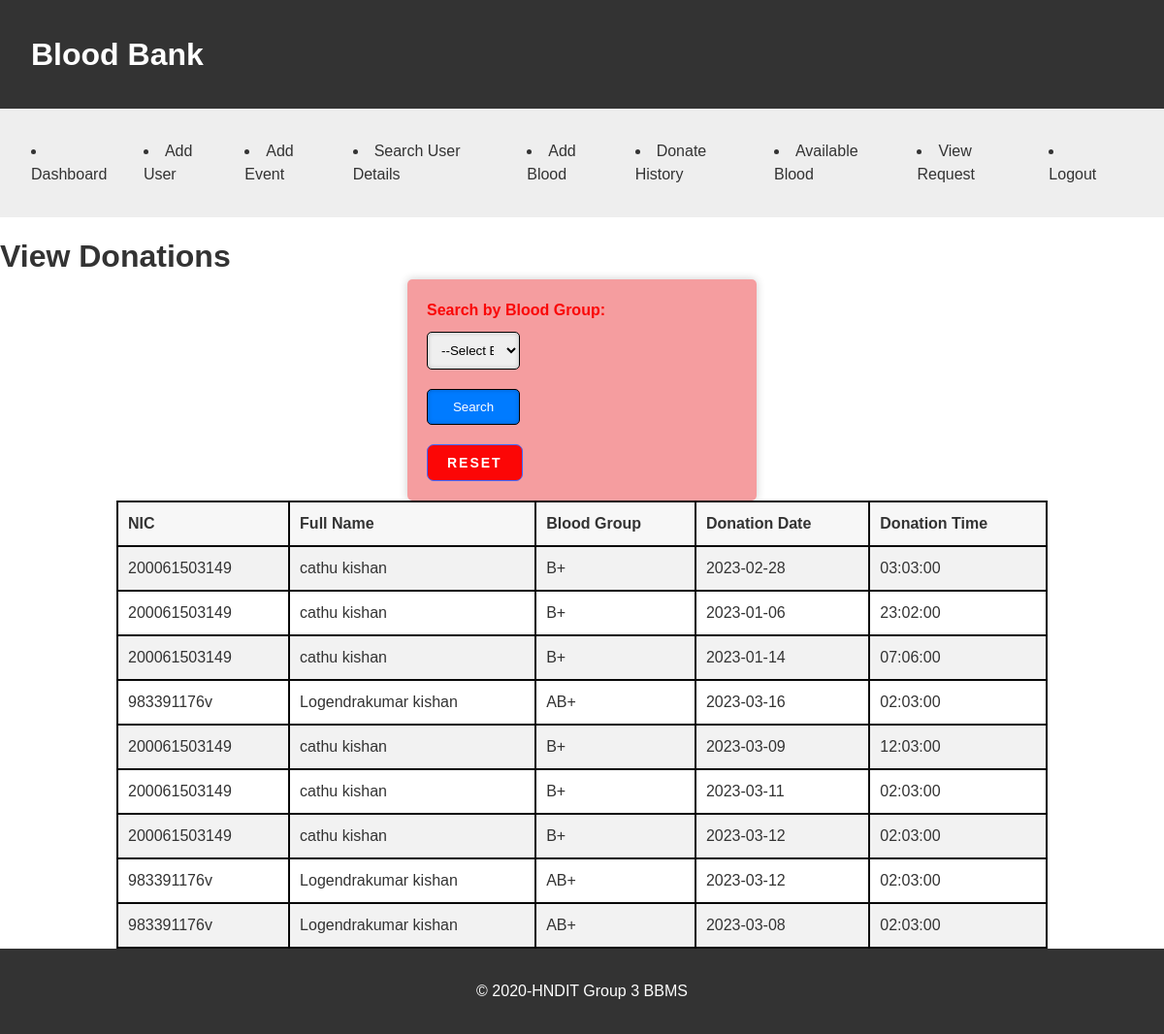
The app's page /admin/donatehistory.php with its own data.
### tables this page shows
CREATE TABLE IF NOT EXISTS `donation` (
  `d_id` int(11) NOT NULL AUTO_INCREMENT,
  `nic_no` varchar(30) NOT NULL,
  `full_name` varchar(30) NOT NULL,
  `blood_group` enum('A+','A-','B+','B-','AB+','AB-','O+','O-') DEFAULT NULL,
  `donation_date` date NOT NULL,
  `donation_time` time NOT NULL,
  PRIMARY KEY (`d_id`),
  KEY `nic_no` (`nic_no`)
);

### admin/donatehistory.php (the view, shortened to what this page needs)
<!DOCTYPE html>
<html>
<head>
    <link rel="stylesheet" href="style/button.css">
    <link rel="stylesheet" href="style/search.css">
	<link rel="stylesheet" href="dash.css">
</head>
<body>
<header class="header">
      <h1>Blood Bank</h1>
    </header>
    <nav>
        <li><a href="adminpage.php">Dashboard</a></li>
        <li><a href="userReg.php">Add User</a></li>
        <li><a href="eventadd.php">Add Event</a></li>
        <li><a href="search.php">Search User Details</a></li>
        <li><a href="adddonate.php">Add Blood</a></li>
		<li><a href="donatehistory.php">Donate History</a></li>
        <li><a href="store.php">Available Blood</a></li>
        <li><a href="viewrequest.php">View Request</a></li>
		<li><a href="logout.php">Logout</a></li>
    </nav>
	<h1>View Donations</h1>
	<form method="GET">
		<label for="blood_group">Search by Blood Group:</label>
		<select name="blood_group" id="blood_group">
        <option value="">--Select Blood Group--</option>
        </select>
		<input type="submit" value="Search">
        <button class ="button" type="button" onclick="window.location.href= 'donatehistory.php';">Reset</button>
	</form>
	<table>
		<tr>
			<th>NIC</th>
			<th>Full Name</th>
            <th>Blood Group </th>
			<th>Donation Date</th>
			<th>Donation Time</th>
		</tr>
		<?php
		include "connection.php";
		if (isset($_GET['blood_group'])) {
			$blood_group = $_GET['blood_group'];
			$sql = "SELECT * FROM donation JOIN personal_info ON donation.nic_no = personal_info.nic_no WHERE personal_info.blood_group = '$blood_group'";
		} else {
			$sql = "SELECT * FROM donation";
		}
		$result = mysqli_query($conn, $sql);
		if ($result->num_rows > 0) {
			while($row = $result->fetch_assoc()) {
				echo "<tr>";
				echo "<td>" . $row['nic_no'] . "</td>";
				echo "<td>" . $row['full_name'] . "</td>";
                echo "<td>" . $row['blood_group'] . "</td>";
				echo "<td>" . $row['donation_date'] . "</td>";
				echo "<td>" . $row['donation_time'] . "</td>";
				echo "</tr>";
			}
		} else {
			echo "No results found.";
		}
		?>
	</table>
    <footer>
      <p>&copy; 2020-HNDIT Group 3 BBMS </p>
    </footer>
</body>
</html>

### admin/style/button.css (style rules this page uses)
.button { position: relative; padding: 10px 20px; border-radius: 7px; border: 1px solid rgb(61, 106, 255); font-size: 14px; text-transform: uppercase; font-weight: 600; letter-spacing: 2px; background:#fc0606; color: #fff; overflow: hidden; box-shadow: 0 0 0 0 transparent; -webkit-transition: all 0.2s ease-in; -moz-transition: all 0.2s ease-in; transition: all 0.2s ease-in; cursor: pointer; }
.button::before { content: ''; display: block; width: 0px; height: 86%; position: absolute; top: 7%; left: 0%; opacity: 0; background: #fff; box-shadow: 0 0 50px 30px #fff; -webkit-transform: skewX(-20deg); -moz-transform: skewX(-20deg); -ms-transform: skewX(-20deg); -o-transform: skewX(-20deg); transform: skewX(-20deg); }

### admin/style/search.css (style rules this page uses)
table { width: 80%; margin: 0 auto; border-collapse: collapse; }
th, td { padding: 10px; border: 2px solid #080808; text-align: left; }
th { background-color: #f7f7f7; font-weight: bold; }
tr:nth-child(even) { background-color: #f2f2f2; }
h1, h2 { margin-top: 0; }
form { width: 30%; background-color: #f49395e7; padding: 20px; border-radius: 5px; box-shadow: 0 0 10px rgba(0, 0, 0, 0.2); margin: 0% auto; }
label { display: block; margin-bottom: 10px; font-weight: bold; color: #fa0707; }
input[type="text"], input[type="date"], input[type="time"], input[type="submit"],input[type="tel"],select { display: block; width: 30%; padding: 10px; margin-bottom: 20px; border: 1px solid #000; border-radius: 5px; box-shadow: inset 0 0 5px rgba(0, 0, 0, 0.2); }
input[type="submit"] { background-color: #007bff; color: #fff; cursor: pointer; }
body { font-family: Arial, sans-serif; font-size: 16px; line-height: 1.5; margin: 0; padding: 0; }
body { font-family: Arial, sans-serif; font-size: 16px; color: #333; display: flex; flex-direction: column; min-height: 100vh; }
header, nav, section, footer { padding: 1em; }
header { background-color: #333; color: #fff; }
footer { background-color: #333; color: #fff; text-align: center; padding: 0em; margin-top: auto; }
nav { background-color: #eee; margin-bottom: 1em; display: flex; justify-content: flex-end; }
nav li { margin-right: 1em; }
nav a { color: #333; text-decoration: none; }

### admin/dash.css (style rules this page uses)
* { margin: 0; padding: 0; box-sizing: border-box; }
body { font-family: Arial, sans-serif; font-size: 16px; color: #333; display: flex; flex-direction: column; min-height: 100vh; }
header, nav, section, footer { padding: 1em; }
header { background-color: #333; color: #fff; }
nav { background-color: #eee; margin-bottom: 1em; display: flex; justify-content: flex-end; }
nav li { margin-right: 1em; }
nav a { color: #333; text-decoration: none; }
footer { background-color: #333; color: #fff; text-align: center; padding: 1em; margin-top: auto; }
@media (min-width: 768px) { header, nav, section, footer { padding: 2em; } }

### records on screen
donation: nic_no "200061503149", full_name "cathu kishan", blood_group "B+", donation_date "2023-02-28", donation_time "03:03:00"
donation: nic_no "200061503149", full_name "cathu kishan", blood_group "B+", donation_date "2023-01-06", donation_time "23:02:00"
donation: nic_no "200061503149", full_name "cathu kishan", blood_group "B+", donation_date "2023-01-14", donation_time "07:06:00"
donation: nic_no "983391176v", full_name "Logendrakumar kishan", blood_group "AB+", donation_date "2023-03-16", donation_time "02:03:00"
donation: nic_no "200061503149", full_name "cathu kishan", blood_group "B+", donation_date "2023-03-09", donation_time "12:03:00"
donation: nic_no "200061503149", full_name "cathu kishan", blood_group "B+", donation_date "2023-03-11", donation_time "02:03:00"
donation: nic_no "200061503149", full_name "cathu kishan", blood_group "B+", donation_date "2023-03-12", donation_time "02:03:00"
donation: nic_no "983391176v", full_name "Logendrakumar kishan", blood_group "AB+", donation_date "2023-03-12", donation_time "02:03:00"
donation: nic_no "983391176v", full_name "Logendrakumar kishan", blood_group "AB+", donation_date "2023-03-08", donation_time "02:03:00"
